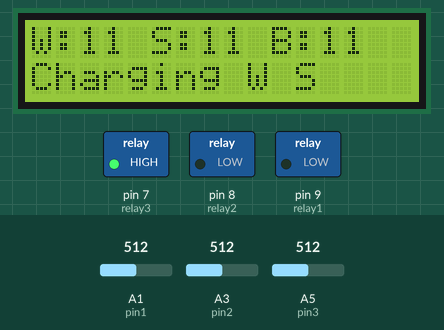
Recording of a sketch running on a simulated Arduino Uno, built with avr-gcc and run on an emulated ATmega328P. Parts: 16×2 character LCD, switched loads named in the sketch (green lamp = pin HIGH). The inputs (shaded band) are chosen by the test bench; at power-on: A1 (pin1) = 512, A3 (pin2) = 512, A5 (pin3) = 512.

Above: at 1.2 s.
1.3 s: A1 (pin1) set to 93
At 2.7 s:
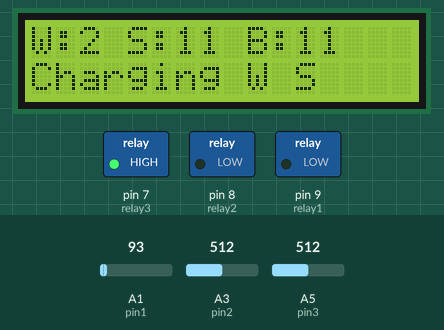
3.0 s: A1 (pin1) set to 82
At 3.7 s:
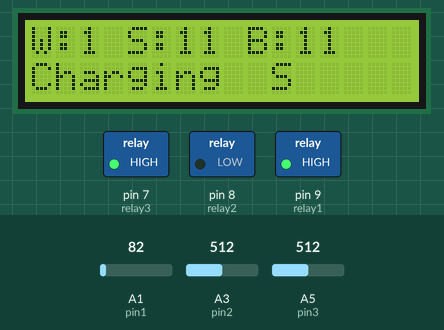
4.6 s: A3 (pin2) set to 97
At 5.6 s:
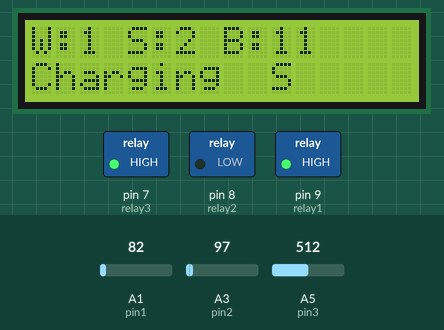
6.1 s: A3 (pin2) set to 79
At 7.3 s:
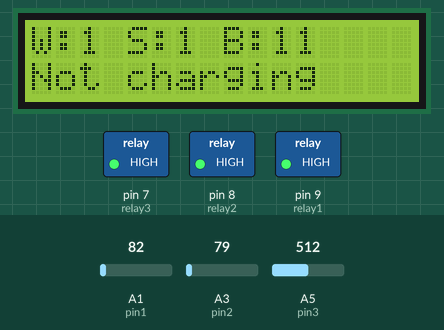
7.6 s: A1 (pin1) set to 122
At 8.0 s:
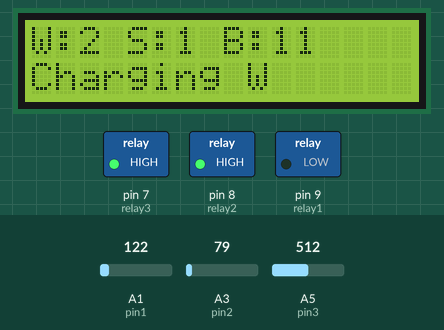
9.1 s: A5 (pin3) set to 449
At 9.9 s:
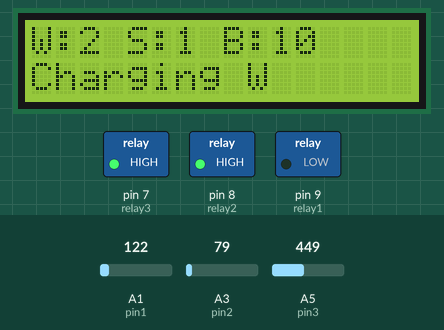
10.6 s: A5 (pin3) set to 428
Timing chart, 0 to 13.2 s (numbered marks = the images above; inputs shaded):
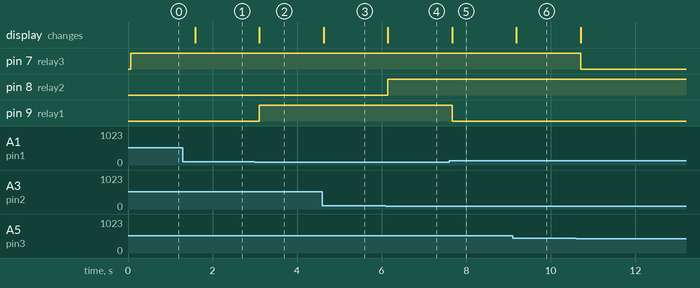

Measured:
- the behaviour switches between 88 and 87 on A1 (pin1) (found by bisection; images 1 and 2)
- the behaviour switches between 88 and 87 on A3 (pin2) (found by bisection; images 3 and 4)
- after the input at 1.3 s, the display: changes after 0.29 s (image 1)
- after the input at 3.0 s, pin 9 (relay1): LOW → HIGH after 0.11 s; the display: changes after 0.11 s (image 2)
- after the input at 4.6 s, the display: changes at once (image 3)
- after the input at 6.1 s, pin 8 (relay2): LOW → HIGH after 0.05 s; the display: changes after 0.05 s (image 4)
- after the input at 7.6 s, pin 9 (relay1): HIGH → LOW after 0.07 s; the display: changes after 0.07 s (image 5)
- after the input at 9.1 s, the display: changes after 0.09 s (image 6)
- after the input at 10.6 s, pin 7 (relay3): HIGH → LOW after 0.11 s

The sketch:

voltage_sensor.ino
```cpp
#include <LiquidCrystal.h>
LiquidCrystal lcd(12, 11, 5, 4, 3, 2);  //Display Pin

//Adjustable Limits
int windLimit = 2;
int solerLimit = 2;
int batteryLimit = 10;


int pin1 = A1;  //Wind Voltage sensor
int pin2 = A3;  //Soler Voltage sensor
int pin3 = A5;  //Battery Voltage sensor

int relay1 = 9; //Wind
int relay2 = 8; //Soler
int relay3 = 7; //Battery

int v1, v2, v3;

float R1 = 27800.0,R2 = 7580.0;
String secondText = "";


void setup()
{
  Serial.begin(9600);
  lcd.begin(16, 2);
  pinMode(relay1, OUTPUT);
  pinMode(relay2, OUTPUT);
  pinMode(relay3, OUTPUT);
}

void loop()
{

  getVolt();

  if (v1 >= windLimit || v2 >= solerLimit) {
    secondText = "Charging ";
    secondText += v1 >= windLimit ? "W" : "";
    secondText += v2 >= solerLimit ? " S" : "";
  }
  else secondText = "Not charging";

  dis("W:" + String(v1) + " S:" + String(v2) + " B:" + String(v3), secondText);

  relay(1, v1 >= windLimit);
  relay(2, v2 >= solerLimit);
  relay(3, v3 >= batteryLimit);
  delay(500);
}


void relay(int pin, int state) {
  switch (pin) {
    case 1:
      digitalWrite(relay1, !state);
      break;
    case 2:
      digitalWrite(relay2, !state);
      break;
    case 3:
      digitalWrite(relay3, state);
      break;

  }
}


void dis(String a, String b) {
  lcd.clear();
  lcd.print(a);
  lcd.setCursor(0, 1);
  lcd.print(b);
}

void getVolt() {
  v1 = (int)(((analogRead(pin1) * 5.0) / 1024.0) / (R2 / (R1 + R2)));
  v2 = (int)(((analogRead(pin2) * 5.0) / 1024.0) / (R2 / (R1 + R2)));
  v3 = (int)(((analogRead(pin3) * 5.0) / 1024.0) / (R2 / (R1 + R2)));
}
```
